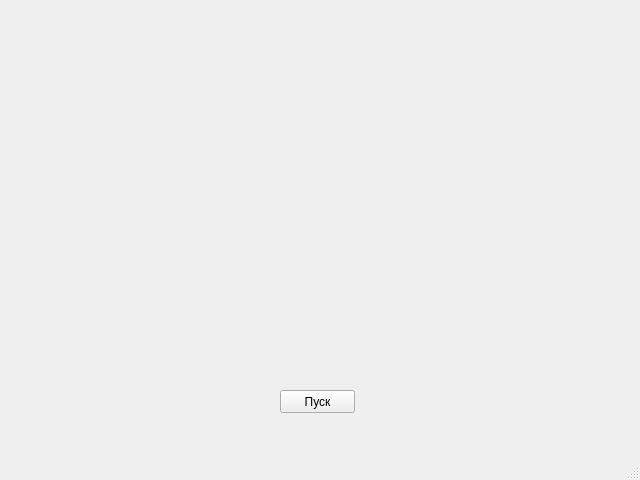
<?xml version="1.0" encoding="UTF-8"?>
<ui version="4.0">
 <class>MainWindow</class>
 <widget class="QMainWindow" name="MainWindow">
  <property name="geometry">
   <rect>
    <x>0</x>
    <y>0</y>
    <width>640</width>
    <height>480</height>
   </rect>
  </property>
  <property name="windowTitle">
   <string>MainWindow</string>
  </property>
  <widget class="QWidget" name="centralwidget">
   <widget class="QPushButton" name="pushButton">
    <property name="geometry">
     <rect>
      <x>280</x>
      <y>390</y>
      <width>75</width>
      <height>23</height>
     </rect>
    </property>
    <property name="text">
     <string>Пуск</string>
    </property>
   </widget>
  </widget>
  <widget class="QMenuBar" name="menubar">
   <property name="geometry">
    <rect>
     <x>0</x>
     <y>0</y>
     <width>640</width>
     <height>21</height>
    </rect>
   </property>
  </widget>
  <widget class="QStatusBar" name="statusbar"/>
 </widget>
 <resources/>
 <connections/>
</ui>
